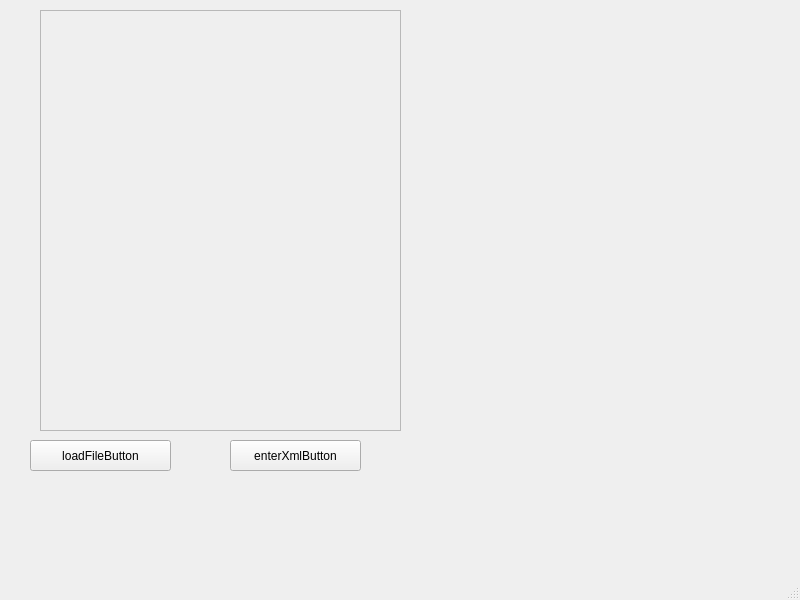
<?xml version="1.0" encoding="UTF-8"?>
<ui version="4.0">
 <class>MainWindow</class>
 <widget class="QMainWindow" name="MainWindow">
  <property name="geometry">
   <rect>
    <x>0</x>
    <y>0</y>
    <width>800</width>
    <height>600</height>
   </rect>
  </property>
  <property name="windowTitle">
   <string>MainWindow</string>
  </property>
  <widget class="QWidget" name="centralwidget">
   <widget class="QScrollArea" name="scrollArea">
    <property name="geometry">
     <rect>
      <x>40</x>
      <y>10</y>
      <width>361</width>
      <height>421</height>
     </rect>
    </property>
    <property name="widgetResizable">
     <bool>true</bool>
    </property>
    <widget class="QWidget" name="scrollAreaWidgetContents">
     <property name="geometry">
      <rect>
       <x>0</x>
       <y>0</y>
       <width>359</width>
       <height>419</height>
      </rect>
     </property>
     <widget class="QWidget" name="verticalLayoutWidget">
      <property name="geometry">
       <rect>
        <x>10</x>
        <y>0</y>
        <width>341</width>
        <height>411</height>
       </rect>
      </property>
      <layout class="QVBoxLayout" name="verticalLayout"/>
     </widget>
    </widget>
   </widget>
   <widget class="QPushButton" name="loadFileButton">
    <property name="geometry">
     <rect>
      <x>30</x>
      <y>440</y>
      <width>141</width>
      <height>31</height>
     </rect>
    </property>
    <property name="text">
     <string>loadFileButton</string>
    </property>
   </widget>
   <widget class="QPushButton" name="enterXmlButton">
    <property name="geometry">
     <rect>
      <x>230</x>
      <y>440</y>
      <width>131</width>
      <height>31</height>
     </rect>
    </property>
    <property name="text">
     <string>enterXmlButton</string>
    </property>
   </widget>
  </widget>
  <widget class="QMenuBar" name="menubar">
   <property name="geometry">
    <rect>
     <x>0</x>
     <y>0</y>
     <width>800</width>
     <height>21</height>
    </rect>
   </property>
  </widget>
  <widget class="QStatusBar" name="statusbar"/>
 </widget>
 <resources/>
 <connections/>
</ui>
